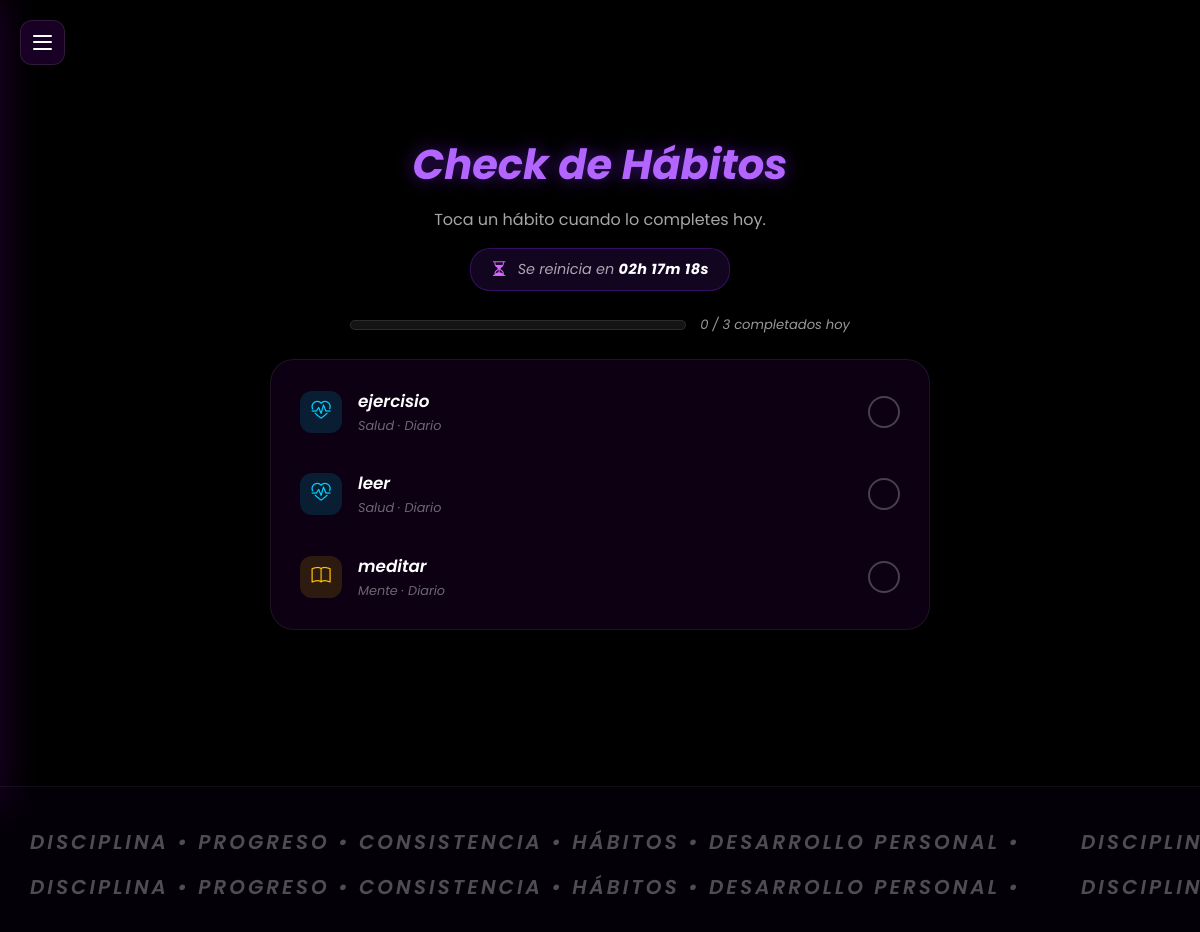
The page /habitos/check (signed in) on the database its author committed.
### app/models/habitos.py (models this page shows, shortened)
class Habit(db.Model):
    __tablename__ = 'habits'
    idHabit = db.Column(db.Integer, primary_key=True)
    idUser = db.Column(db.Integer, db.ForeignKey('users.idUser'), nullable=False)
    habitName = db.Column(db.String(120), nullable=False)
    habitDesc = db.Column(db.String(255), nullable=True)
    habitFreq = db.Column(db.String(50), nullable=False)
    habitCategory = db.Column(db.String(50), nullable=False)
    habitState = db.Column(db.String(50), default='Activo')
    createdAt = db.Column(db.DateTime, default=datetime.now)

### app/routes/habits_route.py (the view)
@bp.route('/habitos/check')
@login_required
def habits_check():
    habits = Habit.query.filter_by(idUser=current_user.idUser).order_by(Habit.habitName).all()
    marcados_hoy = {
        h.idHabit for h in HistHabit.query.filter_by(idUser=current_user.idUser, fecha=date.today()).all()
    }
    total_habitos = len(habits)
    completados_hoy = sum(1 for h in habits if h.idHabit in marcados_hoy)
    pct_hoy = round((completados_hoy / total_habitos * 100)) if total_habitos > 0 else 0
    return render_template(
        "register/check.html",
        habits=habits,
        marcados_hoy=marcados_hoy,
        total_habitos=total_habitos,
        completados_hoy=completados_hoy,
        pct_hoy=pct_hoy,
    )

### app/templates/register/check.html (shortened to what this page needs)
{% extends "base.html" %}
{% block extra_css %}
<link rel="stylesheet" href="{{ url_for('static', filename='css/check.css') }}">
{% endblock %}
{% block content %}
<button class="hamburger-menu" id="sidebarToggle">
    <span></span>
    <span></span>
    <span></span>
</button>
<div class="lightning-storm">
</div>
<div class="sakura">
</div>
<div class="check-wrapper">
    <div class="text-center mb-4" style="text-align: center; width: 100%; display: flex; flex-direction: column; align-items: center; justify-content: center; margin: 0 auto;">
        <h1 class="check-title">Check de Hábitos</h1>
        <p style="text-align: center; max-width: 600px; margin: 10px auto 0 auto; color: rgba(255,255,255,0.65);">Toca un hábito cuando lo completes hoy.</p>
        <div class="check-countdown">
            <i class="bi bi-hourglass-split"></i>
            <span>Se reinicia en <strong id="countdownText">--h --m --s</strong></span>
        </div>
    </div>
    {% if total_habitos > 0 %}
    <div class="check-progress-row">
        <div class="check-progress-bar">
        </div>
        <span class="check-progress-text">{{ completados_hoy }} / {{ total_habitos }} completados hoy</span>
    </div>
    {% endif %}
    <div class="check-card">
        {% for habit in habits %}
        <div class="check-item{{ ' done' if habit.idHabit in marcados_hoy else '' }}" data-id="{{ habit.idHabit }}">
            <div class="check-icon cat-{{ habit.habitCategory }}">
                {% if habit.habitCategory == 'salud' %}
                    <i class="bi bi-heart-pulse"></i>
                {% elif habit.habitCategory == 'mente' %}
                    <i class="bi bi-book"></i>
                {% elif habit.habitCategory == 'finanzas' %}
                    <i class="bi bi-wallet2"></i>
                {% else %}
                    <i class="bi bi-people"></i>
                {% endif %}
            </div>
            <div class="check-body">
                <div class="check-name">{{ habit.habitName }}</div>
                <div class="check-meta">{{ habit.habitCategory|capitalize }} &middot; {{ habit.habitFreq|capitalize }}</div>
            </div>
            <div class="check-circle"><i class="bi bi-check-lg"></i></div>
        </div>
        {% else %}
        <div class="check-empty">
            <i class="bi bi-inbox"></i>
            <span>Aún no has registrado ningún hábito.</span>
        </div>
        {% endfor %}
    </div>
</div>
{% endblock %}
{% block footer %}
<footer class="futuristic-footer">
    <div class="marquee-container">
        <div class="marquee-track track-ltr">
            <div class="marquee-content">
                <span>Disciplina &bull; Progreso &bull; Consistencia &bull; Hábitos &bull; Desarrollo Personal &bull;</span>
                <span>Disciplina &bull; Progreso &bull; Consistencia &bull; Hábitos &bull; Desarrollo Personal &bull;</span>
            </div>
        </div>
        <div class="marquee-track track-rtl">
            <div class="marquee-content">
                <span>Disciplina &bull; Progreso &bull; Consistencia &bull; Hábitos &bull; Desarrollo Personal &bull;</span>
                <span>Disciplina &bull; Progreso &bull; Consistencia &bull; Hábitos &bull; Desarrollo Personal &bull;</span>
            </div>
        </div>
    </div>
</footer>
{% endblock %}

### app/static/css/m.css (style rules this page uses)
body { margin: 0; padding: 0; width: 100%; min-height: 100vh; overflow-x: hidden; overflow-y: auto; background: #000; font-family: 'Poppins', sans-serif; }
.lightning-storm { position: fixed; top: 0; left: 0; width: 100%; height: 100vh; pointer-events: none; z-index: -1; overflow: hidden; }
.lightning-storm::before { content: ''; position: absolute; top: 0; left: 0; width: 100%; height: 100%; background: rgba(220, 100, 255, 0.4); opacity: 0; animation: thunder-flash 12s infinite; }
.sakura { position: fixed; top: 0; left: 0; width: 100%; height: 100vh; pointer-events: none; z-index: -1; overflow: hidden; }
.hamburger-menu { position: fixed; top: 20px; left: 20px; width: 45px; height: 45px; background: rgba(80, 0, 120, 0.3); border: 1px solid rgba(255, 255, 255, 0.1); border-radius: 12px; cursor: pointer; z-index: 1000; display: flex; flex-direction: column; justify-content: space-around; padding: 12px; box-sizing: border-box; transition: 0.3s; backdrop-filter: blur(10px); }
.hamburger-menu span { width: 100%; height: 2px; background: #fff; border-radius: 2px; transition: 0.3s; }
.futuristic-footer { width: 100%; background: rgba(10, 0, 20, 0.4); border-top: 1px solid rgba(255, 255, 255, 0.05); backdrop-filter: blur(20px); -webkit-backdrop-filter: blur(20px); padding: 30px 0 20px 0; margin-top: 80px; position: relative; z-index: 10; overflow: hidden; box-shadow: 0 -10px 30px rgba(0, 0, 0, 0.5); }
.marquee-container { width: 100%; overflow: hidden; position: relative; padding: 10px 0; display: flex; flex-direction: column; gap: 15px; }
.marquee-track { display: flex; overflow: hidden; user-select: none; width: 100%; }
.marquee-content { display: flex; flex-shrink: 0; white-space: nowrap; gap: 0px; }
.marquee-content span { display: inline-block; font-size: 1.25rem; font-weight: 600; text-transform: uppercase; font-style: italic; letter-spacing: 3px; color: rgba(255, 255, 255, 0.3); text-shadow: 0 0 10px rgba(138, 40, 255, 0); transition: color 0.3s, text-shadow 0.3s; padding: 0 30px; }
.track-ltr .marquee-content { animation: scrollLtr 30s linear infinite; }
.track-rtl .marquee-content { animation: scrollRtl 30s linear infinite; }

### rows shown on the page
Habit: habitName "ejercisio", habitCategory "Salud", habitFreq "Diario"
Habit: habitName "leer", habitCategory "Salud", habitFreq "Diario"
Habit: habitName "meditar", habitCategory "Mente", habitFreq "Diario"

### other values the page prints
{{ completados_hoy }} "0"
{{ total_habitos }} "3"
